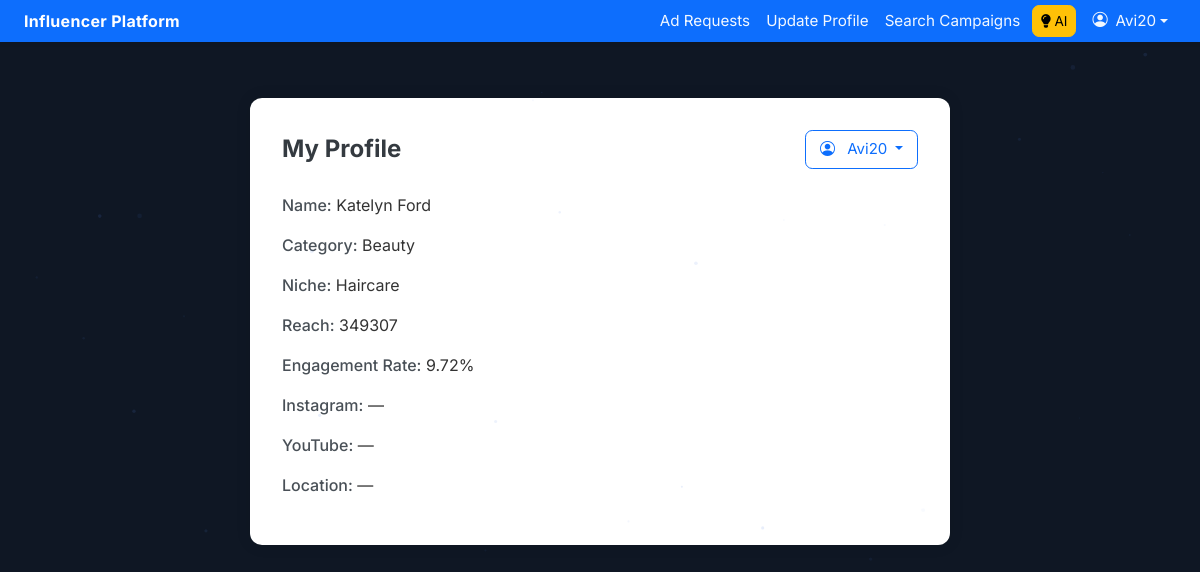
Screenshot of /my_profile (signed in) with the database file from the repository.
### app.py (models this page shows, shortened)
class User(UserMixin, db.Model):
    id = db.Column(db.Integer, primary_key=True, autoincrement=True)
    username = db.Column(db.String(200), unique=True, nullable=False)
    email = db.Column(db.String(200), unique=True, nullable=False)
    password = db.Column(db.String(200), nullable=False)
    role = db.Column(db.String(50), nullable=False)  # Role can be 'admin', 'sponsor', or 'influencer'
    campaigns = db.relationship('Campaign', back_populates='sponsor', lazy=True)
    ad_requests = db.relationship('AdRequest', foreign_keys=[AdRequest.influencer_id], back_populates='influencer', lazy=True)
    is_flagged = db.Column(db.Boolean, default=False)
    flag_reason = db.Column(db.String(200), nullable=True)

class Influencer(db.Model):
    id = db.Column(db.Integer, primary_key=True, autoincrement=True)
    user_id = db.Column(db.Integer, db.ForeignKey('user.id'), nullable=False)
    name = db.Column(db.String(200), nullable=False)
    category = db.Column(db.String(200), nullable=False)
    email = db.Column(db.String(120), unique=True, nullable=False)
    platform = db.Column(db.String(100), nullable=True)
    niche = db.Column(db.String(200), nullable=False)
    reach = db.Column(db.Integer, nullable=False)
    user = db.relationship('User', backref=db.backref('influencer', uselist=False))
    followers = db.Column(db.Integer, nullable=False)
    engagement_rate = db.Column(db.Float, nullable=False)

### app.py (the view)
@app.route('/my_profile')
@login_required
def my_profile():
    if current_user.role == 'sponsor':
        sponsor = Sponsor.query.filter_by(user_id=current_user.id).first()
        return render_template('my_profile.html', sponsor=sponsor)
    elif current_user.role == 'influencer':
        influencer = Influencer.query.filter_by(user_id=current_user.id).first()
        return render_template('my_profile.html', influencer=influencer)
    return redirect(url_for('index'))

### app.py (called while the page is built)
@login_manager.user_loader
def load_user(user_id):
    return User.query.get(int(user_id))

@app.context_processor
def inject_user_profiles():
    sponsor = None
    influencer = None
    try:
        if current_user and current_user.is_authenticated:
            if getattr(current_user, 'role', None) == 'sponsor':
                sponsor = Sponsor.query.filter_by(user_id=current_user.id).first()
            elif getattr(current_user, 'role', None) == 'influencer':
                influencer = Influencer.query.filter_by(user_id=current_user.id).first()
    except Exception:
        sponsor = None
        influencer = None
    return dict(sponsor=sponsor, influencer=influencer)

### templates/my_profile.html (shortened to what this page needs)
{% extends 'layout.html' %}
{% block content %}
<link href="https://cdn.jsdelivr.net/npm/bootstrap-icons@1.10.5/font/bootstrap-icons.css" rel="stylesheet">
<div class="profile-card">
  <div class="profile-header">
    My Profile
    <div class="dropdown text-end">
      <button class="btn btn-outline-primary dropdown-toggle" type="button" id="userDetailsDropdown"
        data-bs-toggle="dropdown" aria-expanded="false">
        <i class="bi bi-person-circle me-2"></i> {{ current_user.username }}
      </button>
    </div>
  </div>
  {% if sponsor %}
    {% if sponsor.logo_url %}
      <img src="{{ sponsor.logo_url }}" class="profile-avatar" alt="Company Logo">
    {% endif %}
    <div class="profile-row"><span class="profile-label">Company Name:</span> <span class="profile-value">{{ sponsor.company_name }}</span></div>
    <div class="profile-row"><span class="profile-label">Individual Name:</span> <span class="profile-value">{{ sponsor.individual_name }}</span></div>
    <div class="profile-row"><span class="profile-label">Industry:</span> <span class="profile-value">{{ sponsor.industry }}</span></div>
    <div class="profile-row"><span class="profile-label">Budget:</span> <span class="profile-value">${{ sponsor.budget }}</span></div>
    <div class="profile-row"><span class="profile-label">Bio:</span> <span class="profile-value">{{ sponsor.bio or '—' }}</span></div>
  {% elif influencer %}
    <div class="profile-row"><span class="profile-label">Name:</span> <span class="profile-value">{{ influencer.name }}</span></div>
    <div class="profile-row"><span class="profile-label">Category:</span> <span class="profile-value">{{ influencer.category }}</span></div>
    <div class="profile-row"><span class="profile-label">Niche:</span> <span class="profile-value">{{ influencer.niche }}</span></div>
    <div class="profile-row"><span class="profile-label">Reach:</span> <span class="profile-value">{{ influencer.reach }}</span></div>
    <div class="profile-row"><span class="profile-label">Engagement Rate:</span> <span class="profile-value">{{ influencer.engagement_rate }}%</span></div>
    <div class="profile-row"><span class="profile-label">Instagram:</span> <span class="profile-value">{{ influencer.instagram or '—' }}</span></div>
    <div class="profile-row"><span class="profile-label">YouTube:</span> <span class="profile-value">{{ influencer.youtube or '—' }}</span></div>
    <div class="profile-row"><span class="profile-label">Location:</span> <span class="profile-value">{{ influencer.location or '—' }}</span></div>
  {% endif %}
</div>
{% endblock %}

### templates/layout.html (shortened to what this page needs)
<!DOCTYPE html>
<!doctype html>
<html lang="en">
  <head>
    <link href="https://cdn.jsdelivr.net/npm/bootstrap@5.3.2/dist/css/bootstrap.min.css" rel="stylesheet">
    <link href="https://cdn.jsdelivr.net/npm/bootstrap-icons@1.10.5/font/bootstrap-icons.css" rel="stylesheet">
    <link rel="stylesheet" href="https://cdnjs.cloudflare.com/ajax/libs/font-awesome/5.15.4/css/all.min.css">
    <link rel="stylesheet" href="{{ url_for('static', filename='css/navbar.css') }}">
    <link rel="stylesheet" href="{{ url_for('static', filename='css/cards.css') }}">
    <link rel="stylesheet" href="{{ url_for('static', filename='css/forms.css') }}">
    <link rel="stylesheet" href="{{ url_for('static', filename='css/profile_styles.css') }}">
  </head>
  <body>
    {% if current_user.is_authenticated %}
      {% if current_user.role == 'sponsor' %}
        <nav class="navbar navbar-expand-lg navbar-dark bg-primary sticky-top shadow-sm">
          <div class="container-fluid">
            <a class="navbar-brand" href="{{ url_for('sponsor_dashboard') }}">Sponsor Platform</a>
            <button class="navbar-toggler" type="button" data-bs-toggle="collapse" data-bs-target="#navbarNav" aria-controls="navbarNav" aria-expanded="false" aria-label="Toggle navigation">
              <span class="navbar-toggler-icon"></span>
            </button>
            <div class="collapse navbar-collapse" id="navbarNav">
              <ul class="navbar-nav ms-auto align-items-lg-center">
                <li class="nav-item"><a class="nav-link" href="{{ url_for('create_campaign') }}">Create Campaign</a></li>
                <li class="nav-item"><a class="nav-link" href="{{ url_for('my_campaigns') }}">My Campaigns</a></li>
                <li class="nav-item">
                  <button class="btn btn-warning btn-sm me-2" data-bs-toggle="modal" data-bs-target="#recommendationModal"><i class="fas fa-robot"></i> AI</button>
                </li>
                <li class="nav-item dropdown">
                  <a class="nav-link dropdown-toggle d-flex align-items-center" href="#" id="userDropdown" role="button" data-bs-toggle="dropdown" aria-expanded="false">
                    <i class="bi bi-person-circle me-2"></i>{{ current_user.username }}
                  </a>
                  <ul class="dropdown-menu dropdown-menu-end shadow" aria-labelledby="userDropdown">
                    <li class="px-3 py-2">
                      <div class="fw-bold">{{ current_user.username }}</div>
                      <div class="text-muted small"><i class="bi bi-envelope me-1"></i> {{ current_user.email }}</div>
                      <div class="text-muted small"><i class="bi bi-person-badge me-1"></i> {{ current_user.role|capitalize }}</div>
                      {% if current_user.role == 'sponsor' and sponsor %}
                        <div class="text-muted small"><i class="bi bi-building"></i> {{ sponsor.company_name }}</div>
                        <div class="text-muted small"><i class="bi bi-wallet2"></i> Budget: ${{ sponsor.budget }}</div>
                      {% elif current_user.role == 'influencer' and influencer %}
                        <div class="text-muted small"><i class="bi bi-hash"></i> Niche: {{ influencer.niche }}</div>
                        <div class="text-muted small"><i class="bi bi-bar-chart-line"></i> {{ influencer.engagement_rate }}% Engagement</div>
                      {% endif %}
                    </li>
                    <li><hr class="dropdown-divider"></li>
                    <li><a class="dropdown-item" href="{{ url_for('my_profile') }}"><i class="bi bi-person-lines-fill me-2"></i>View Profile</a></li>
                    <li><a class="dropdown-item" href="{{ url_for('update_profile') }}"><i class="bi bi-pencil-square me-2"></i>Edit Profile</a></li>
                    <li><button class="dropdown-item" type="button" onclick="toggleDarkMode()"><i class="bi bi-moon-stars me-2"></i>Toggle Dark Mode</button></li>
                    <li><a class="dropdown-item text-danger" href="{{ url_for('logout') }}"><i class="bi bi-box-arrow-right me-2"></i>Logout</a></li>
                  </ul>
                </li>
              </ul>
            </div>
          </div>
        </nav>
      {% elif current_user.role == 'influencer' %}
        <nav class="navbar navbar-expand-lg navbar-dark bg-primary sticky-top shadow-sm">
          <div class="container-fluid">
            <a class="navbar-brand" href="{{ url_for('influencer_dashboard') }}">Influencer Platform</a>
            <div class="collapse navbar-collapse" id="navbarNav">
              <ul class="navbar-nav ms-auto align-items-lg-center">
                <li class="nav-item"><a class="nav-link" href="{{ url_for('ad_requests') }}">Ad Requests</a></li>
                <li class="nav-item"><a class="nav-link" href="{{ url_for('update_profile') }}">Update Profile</a></li>
                <li class="nav-item"><a class="nav-link" href="{{ url_for('search_campaigns') }}">Search Campaigns</a></li>
                <li class="nav-item"><button class="btn btn-warning btn-sm me-2" data-bs-toggle="modal" data-bs-target="#aiRecommendModal"><i class="fas fa-lightbulb"></i> AI</button></li>
                <li class="nav-item dropdown">
                  <a class="nav-link dropdown-toggle d-flex align-items-center" href="#" id="userDropdown" role="button" data-bs-toggle="dropdown" aria-expanded="false">
                    <i class="bi bi-person-circle me-2"></i>{{ current_user.username }}
                  </a>
                </li>
              </ul>
            </div>
          </div>
        </nav>
      {% endif %}
    {% endif %}
    <main class="container py-4">
      {% block content %}{% endblock %}
    </main>
  </body>
</html>
</html>

### static/css/navbar.css (style rules this page uses)
:root { --site-max-width:1140px; --navbar-vertical:.25rem; --navbar-horizontal:.75rem; --btn-radius:.45rem; --glass-bg: rgba(255,255,255,0.72); }
body { font-family: 'Inter', system-ui, -apple-system, 'Segoe UI', Roboto, 'Helvetica Neue', Arial; background:#0f1724; color:#0b1220; position:relative; z-index:1; }
.navbar { padding: var(--navbar-vertical) var(--navbar-horizontal); }
.navbar-brand { font-weight:700; font-size:1rem; letter-spacing:0.3px; }
.navbar .nav-link { padding: .35rem .6rem; font-size:.95rem; color: rgba(255,255,255,0.95); }
.navbar .btn { margin-left:.25rem; padding:.38rem .7rem; font-size:.92rem; border-radius:var(--btn-radius); }
.navbar .btn-sm { padding:.28rem .5rem; font-size:.85rem; }
.sticky-top { top:0; z-index:1030; }
main.container { max-width:var(--site-max-width); padding-left:.8rem; padding-right:.8rem; position:relative; z-index:5; }

### static/css/forms.css (style rules this page uses)
:root { --form-radius:6px; --btn-radius:.45rem; --btn-padding:.45rem .85rem; }
.btn { padding: var(--btn-padding); font-size:.94rem; border-radius:var(--btn-radius); }
.btn-sm { padding: .28rem .52rem; font-size: .82rem; }

### static/css/profile_styles.css (style rules this page uses)
.profile-header { display:flex; gap:.75rem; align-items:center; }

### templates/my_profile.html (style rules this page uses)
.profile-card { max-width: 700px; margin: 2rem auto; background-color: #ffffff; padding: 2rem; border-radius: 12px; box-shadow: 0 0 15px rgba(0, 0, 0, 0.1); animation: fadeIn 0.5s ease-in-out; }
.profile-header { font-size: 1.5rem; font-weight: bold; color: #343a40; margin-bottom: 1.5rem; display: flex; justify-content: space-between; align-items: center; }
.profile-row { margin-bottom: 1rem; }
.profile-label { font-weight: 500; color: #495057; }
.profile-value { color: #333; }

### rows the page displays
User: username "Avi20"
Influencer: name "Katelyn Ford", category "Beauty", niche "Haircare", reach "349307", engagement_rate "9.72"

### other values shown
{{ influencer.instagram or '—' }} "—"
{{ influencer.youtube or '—' }} "—"
{{ influencer.location or '—' }} "—"
